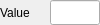
<?xml version="1.0" encoding="UTF-8"?>
<ui version="4.0">
 <class>InputField</class>
 <widget class="QWidget" name="InputField">
  <property name="geometry">
   <rect>
    <x>0</x>
    <y>0</y>
    <width>100</width>
    <height>25</height>
   </rect>
  </property>
  <property name="sizePolicy">
   <sizepolicy hsizetype="MinimumExpanding" vsizetype="Fixed">
    <horstretch>0</horstretch>
    <verstretch>0</verstretch>
   </sizepolicy>
  </property>
  <property name="minimumSize">
   <size>
    <width>25</width>
    <height>25</height>
   </size>
  </property>
  <property name="sizeIncrement">
   <size>
    <width>25</width>
    <height>25</height>
   </size>
  </property>
  <property name="windowTitle">
   <string>Form</string>
  </property>
  <layout class="QHBoxLayout" name="horizontalLayout">
   <property name="spacing">
    <number>5</number>
   </property>
   <property name="leftMargin">
    <number>0</number>
   </property>
   <property name="topMargin">
    <number>0</number>
   </property>
   <property name="rightMargin">
    <number>0</number>
   </property>
   <property name="bottomMargin">
    <number>0</number>
   </property>
   <item>
    <widget class="QLabel" name="valueLabel">
     <property name="sizePolicy">
      <sizepolicy hsizetype="MinimumExpanding" vsizetype="Fixed">
       <horstretch>0</horstretch>
       <verstretch>0</verstretch>
      </sizepolicy>
     </property>
     <property name="minimumSize">
      <size>
       <width>45</width>
       <height>25</height>
      </size>
     </property>
     <property name="maximumSize">
      <size>
       <width>16777215</width>
       <height>25</height>
      </size>
     </property>
     <property name="sizeIncrement">
      <size>
       <width>25</width>
       <height>25</height>
      </size>
     </property>
     <property name="text">
      <string>Value</string>
     </property>
     <property name="wordWrap">
      <bool>false</bool>
     </property>
    </widget>
   </item>
   <item>
    <widget class="QLineEdit" name="valueLineEdit">
     <property name="enabled">
      <bool>true</bool>
     </property>
     <property name="sizePolicy">
      <sizepolicy hsizetype="MinimumExpanding" vsizetype="Fixed">
       <horstretch>0</horstretch>
       <verstretch>0</verstretch>
      </sizepolicy>
     </property>
     <property name="minimumSize">
      <size>
       <width>50</width>
       <height>25</height>
      </size>
     </property>
     <property name="maximumSize">
      <size>
       <width>100</width>
       <height>25</height>
      </size>
     </property>
     <property name="sizeIncrement">
      <size>
       <width>25</width>
       <height>25</height>
      </size>
     </property>
    </widget>
   </item>
  </layout>
 </widget>
 <resources/>
 <connections/>
</ui>
